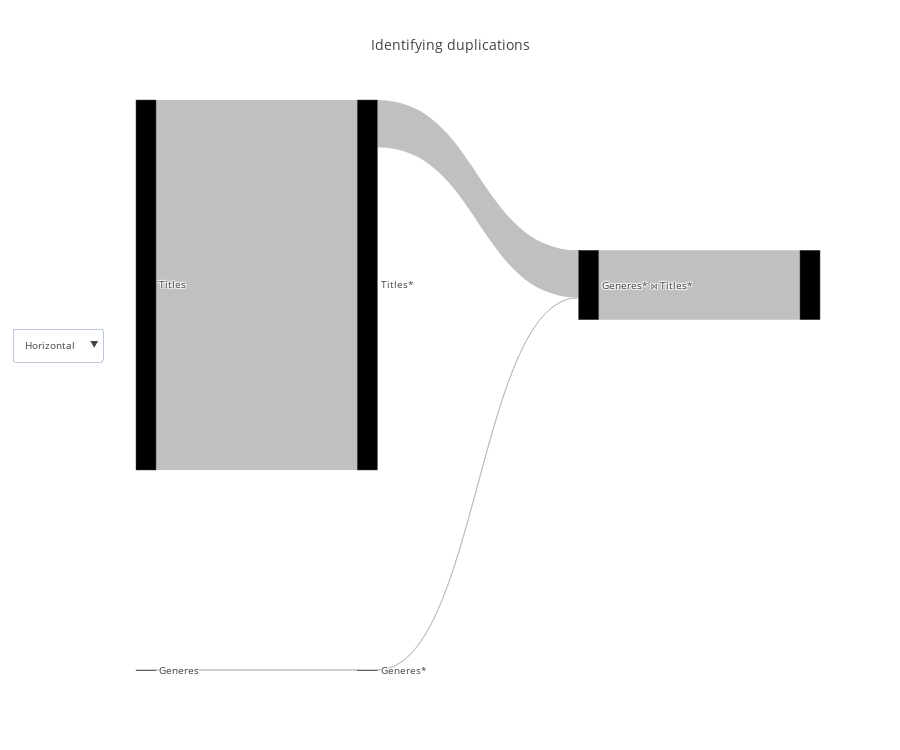

Notebook code cell kept with this figure:
### Code cell
cardinality_df = query_renderer.get_cardinality_df(query, con_str)
query_renderer.vizualize(cardinality_df, title="Identifying duplications", metrics=["actual_rows"], open_=False)

### Figure 1 — Plotly figure (JSON) as saved in the notebook; plotly's stock layout.template omitted (floating-point values rounded to 4 significant figures)
{"data": [{"link": {"color": ["silver", "silver", "silver", "silver", "silver"], "label": ["", "Filter condition: generes.kid_safe", "", "Filter condition: (titles.premiered >= (date_part('year'::text, (CURRENT_DATE)::timestamp without time zone) - '2'::double precision))", "Join Filter ('Inner', '(\"position\"(titles.genres, generes.genere_name) > 0)')"], "source": [0, 1, 2, 3, 4], "target": [1, 4, 3, 4, 5], "value": [29, 27, 7137701, 911257, 1338247]}, "node": {"color": [null, null, null, null, null], "label": ["Generes", "Generes*", "Titles", "Titles*", "Generes* ⋈ Titles*"], "pad": 200}, "orientation": "h", "type": "sankey", "valueformat": ",", "valuesuffix": [" Rows", " Rows", " Rows", " Rows", " Rows"]}], "layout": {"font": {"size": 10}, "height": 750, "title": "Identifying duplications", "updatemenus": [{"buttons": [{"args": ["orientation", "h"], "label": "Horizontal", "method": "restyle"}, {"args": ["orientation", "v"], "label": "Vertical", "method": "restyle"}], "y": 0.6}]}}
